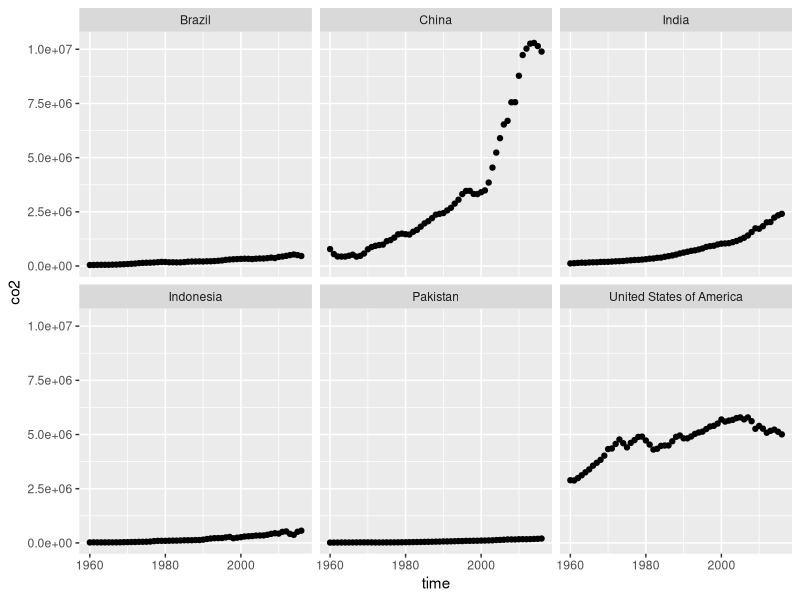
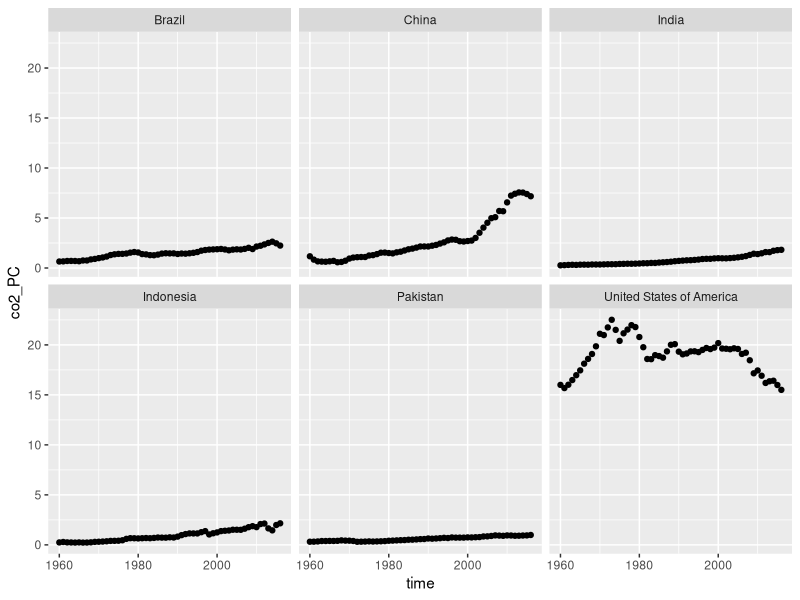
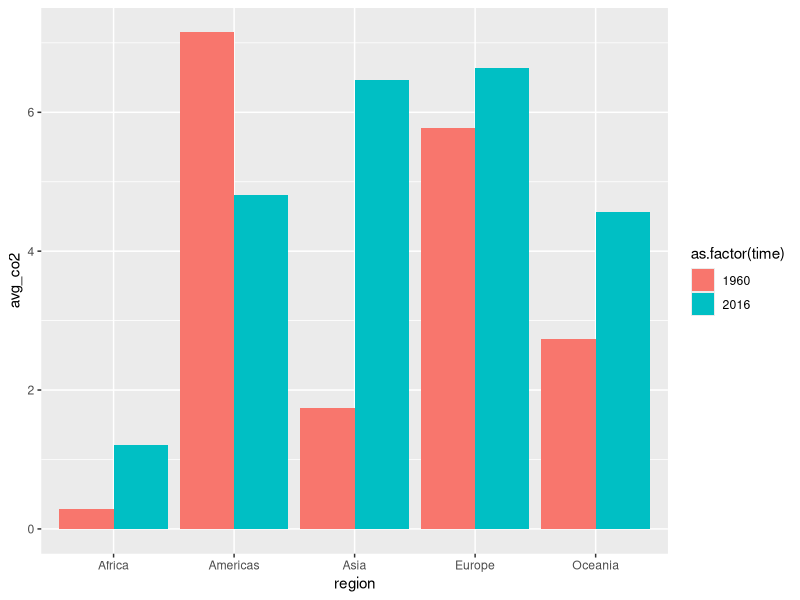
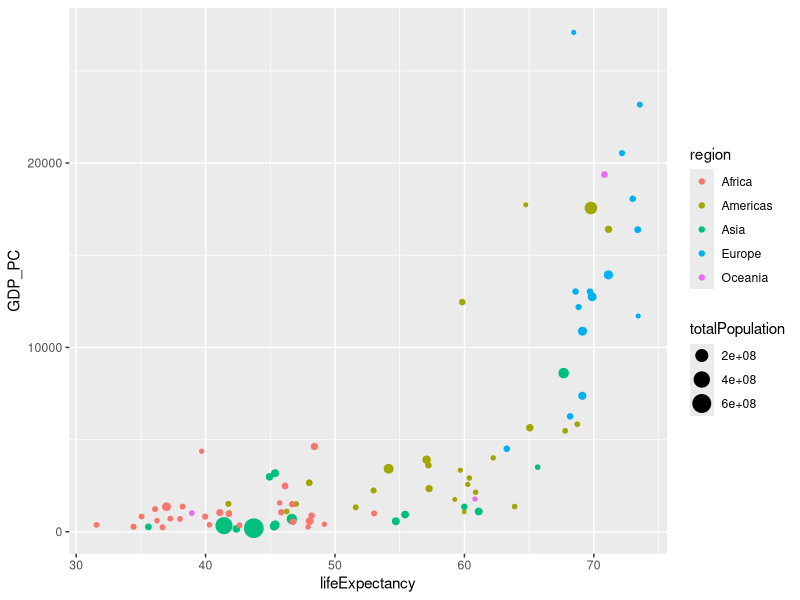
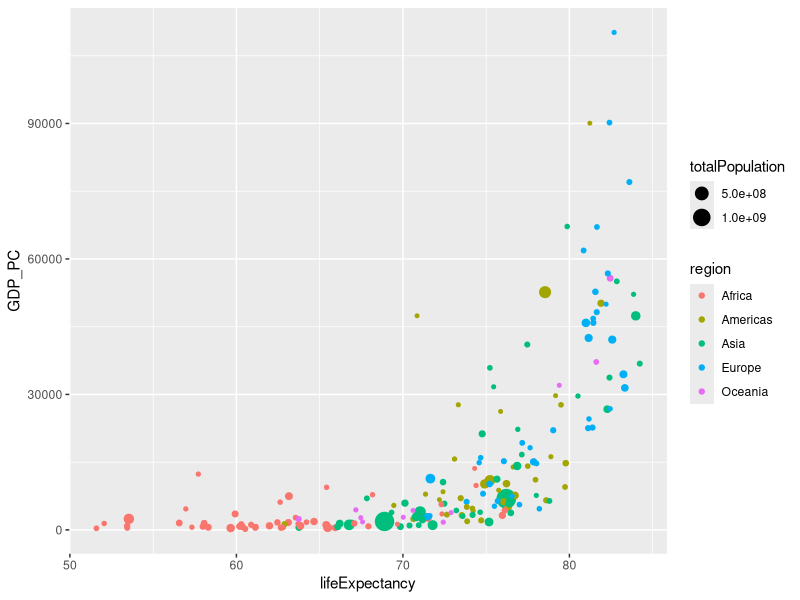
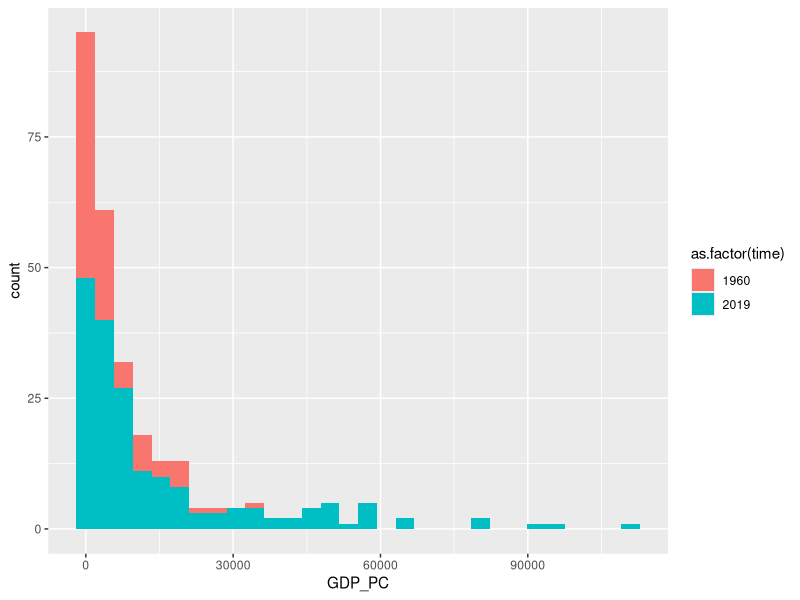

Write R code to recreate these figures, in order.
## ---- chunk 1
library(tidyverse)
gapminder <- read_delim("gapminder.csv")
## ---- chunk 2
gapminder %>%
  sample_n(5) %>% 
  knitr::kable()
## ---- chunk 3
countries <- gapminder %>% 
  group_by(`name`) %>% 
  summarize(n = n_distinct(`name`)) %>% 
  nrow()
iso2 <- gapminder %>% 
  select(`iso2`) %>% 
  summarize(n = n_distinct(`iso2`))
iso3 <- gapminder %>% 
  select(`iso3`) %>% 
  summarize(n = n_distinct(`iso3`))
## ---- chunk 4
gapminder %>%
  group_by(`iso2`) %>% 
  select(`name`, `iso2`) %>% 
  summarize(number_iso2 = n_distinct(`name`)) %>% 
  arrange(desc(number_iso2)) %>% 
  head(5) %>% 
  knitr::kable()
## ---- chunk 5
gapminder %>% 
  group_by(`name`, `iso3`) %>% 
  filter(is.na(name)) %>% 
  summarize(number_iso3 = n_distinct(`iso3`)) %>% 
  arrange(desc(number_iso3)) %>% 
  knitr::kable()
## ---- chunk 6
min_time <- gapminder %>%
  select(`time`) %>%
  arrange(`time`) %>% 
  head(1)
max_time <- gapminder %>%
  select(`time`) %>%
  arrange(desc(`time`)) %>% 
  head(1)
## ---- chunk 7
gapminder %>% 
  group_by(time) %>% 
  filter(is.na(co2), is.na(co2_PC), !is.na(time)) %>% 
  summarize(na_co2 = sum(is.na(co2)), na_co2_PC = sum(is.na(co2_PC))) %>% 
  select(time, na_co2, na_co2_PC) %>%
  arrange(desc(time)) %>% 
  head(5) %>% 
  knitr::kable()
## ---- chunk 8
gapminder %>% 
  filter(!is.na(co2)) %>% 
  filter(name == "United States of America" | 
           name == "China" | 
           name == "India" | 
           name == "Indonesia" | 
           name == "Pakistan" | 
           name == "Brazil") %>% 
  ggplot()+
  geom_point(aes(x = time, y = co2))+
  facet_wrap(~name)
## ---- chunk 9
gapminder %>% 
  filter(!is.na(co2_PC)) %>% 
  filter(name == "United States of America" | 
           name == "China" | 
           name == "India" | 
           name == "Indonesia" | 
           name == "Pakistan" | 
           name == "Brazil") %>% 
  ggplot()+
  geom_point(aes(x = time, y = co2_PC))+
  facet_wrap(~name)
## ---- chunk 10
gapminder %>% 
  filter(!is.na(co2_PC), !is.na(region)) %>% 
  group_by(region, time) %>% 
  summarize(avg_co2 = mean(co2_PC)) %>%
  filter(time == "2016" | time == "1960") %>% 
  knitr::kable()
## ---- chunk 11
gapminder %>% 
  filter(!is.na(co2_PC), !is.na(region)) %>% 
  group_by(region, time) %>% 
  summarize(avg_co2 = mean(co2_PC)) %>%
  filter(time == "2016" | time == "1960") %>% 
  ggplot() +
  geom_bar(stat = "identity", aes(x = region, y = avg_co2, fill = as.factor(time)), position = "dodge")
## ---- chunk 12
top3countries_co2_pc <- function(region_name){
  gapminder %>% 
    filter(!is.na(co2_PC), !is.na(region), !is.na(name)) %>%
    filter(time == "2016") %>% 
    filter(region == region_name) %>% 
    group_by(name, region) %>% 
    summarize(avg_co2 = mean(co2_PC))  %>%
    arrange(desc(avg_co2)) %>% 
    head(3)
}
bottom3countries_co2_pc <- function(region_name){
  gapminder %>% 
    filter(!is.na(co2_PC), !is.na(region), !is.na(name)) %>%
    filter(time == "2016") %>% 
    filter(region == region_name) %>% 
    group_by(name, region) %>% 
    summarize(avg_co2 = mean(co2_PC))  %>%
    arrange((avg_co2)) %>% 
    head(3)
}
## ---- chunk 13
gapminder %>% 
  filter(!is.na(GDP_PC), !is.na(lifeExpectancy), !is.na(name)) %>% 
  filter(time == "1960") %>% 
  select(GDP_PC, lifeExpectancy, name, totalPopulation, region) %>% 
  ggplot(aes(x = lifeExpectancy, y = GDP_PC))+
  geom_point(aes(color = region, size = totalPopulation))
## ---- chunk 14
gapminder %>% 
  filter(!is.na(GDP_PC), !is.na(lifeExpectancy), !is.na(name)) %>% 
  filter(time == "2016") %>% 
  select(GDP_PC, lifeExpectancy, name, totalPopulation, region) %>% 
  ggplot(aes(x = lifeExpectancy, y = GDP_PC))+
  geom_point(aes(color = region, size = totalPopulation))
## ---- chunk 15

## ---- chunk 16
gapminder %>% 
  filter(!is.na(GDP_PC), !is.na(time), !is.na(name), !is.na(region)) %>% 
  filter(time == "1960" | time == "2019") %>% 
  group_by(name, region, GDP_PC, time) %>% 
  ggplot(aes(x = GDP_PC, fill = as.factor(time)))+
  geom_histogram()
## ---- chunk 17
US_le_1960 <- gapminder %>% 
  filter(!is.na(lifeExpectancy), !is.na(time), !is.na(name)) %>% 
  filter(time == "1960") %>% 
  select(time, name, lifeExpectancy) %>%
  mutate(rank = rank(-lifeExpectancy)) %>% 
  filter(name == "United States of America") %>% 
  print.data.frame()

US_le_2019 <- gapminder %>% 
  filter(!is.na(lifeExpectancy), !is.na(time), !is.na(name)) %>% 
  filter(time == "2019") %>% 
  select(time, name, lifeExpectancy) %>%
  mutate(rank = rank(-lifeExpectancy)) %>% 
  filter(name == "United States of America") %>% 
  print.data.frame()
## ---- chunk 18
countries_1960 <- gapminder %>% 
  filter(!is.na(lifeExpectancy), !is.na(time), !is.na(name)) %>% 
  filter(time == "1960") %>% 
  summarize(total_countries = n_distinct(name))
US_le_1960_relative <- US_le_1960$rank/countries_1960

countries_2019 <- gapminder %>% 
  filter(!is.na(lifeExpectancy), !is.na(time), !is.na(name)) %>% 
  filter(time == "2019") %>% 
  summarize(total_countries = n_distinct(name))
US_le_2019_relative <- US_le_2019$rank/countries_2019
